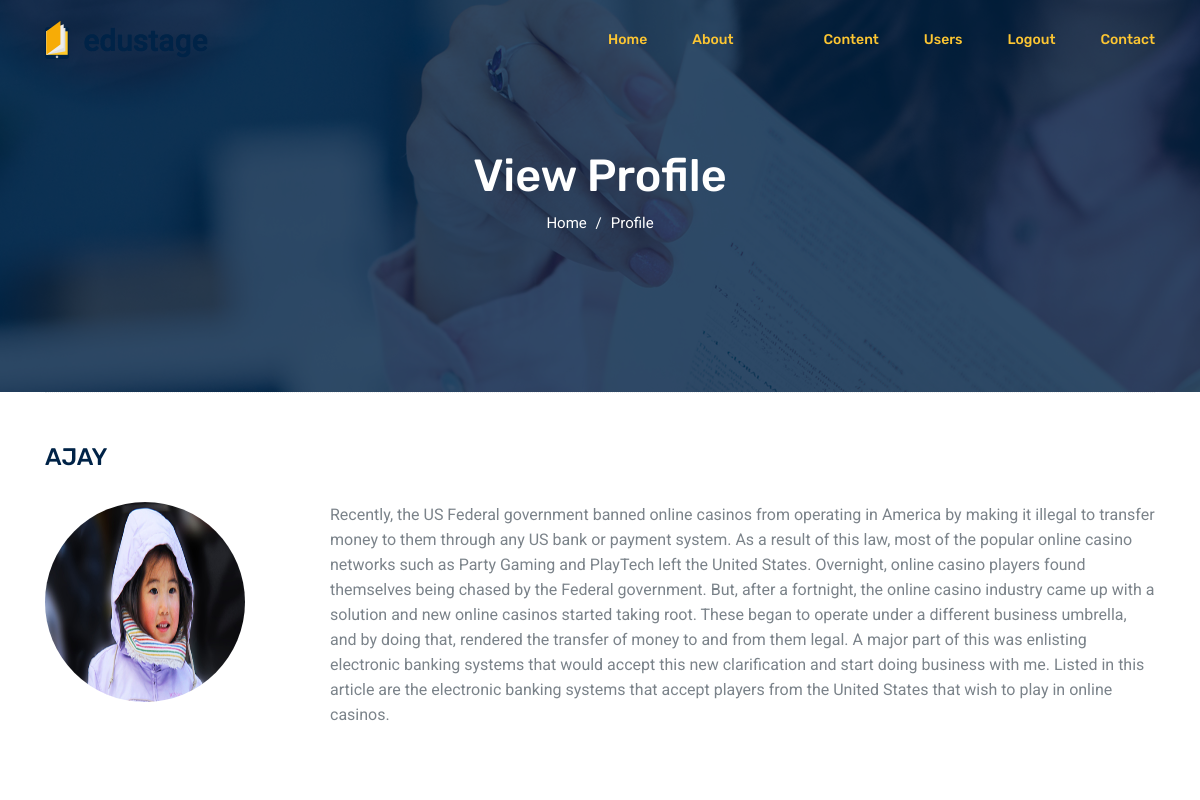
The app's page /view_profile.php?id=1 with its own data.
### tables this page shows
CREATE TABLE `user` (
  `id` int(1) NOT NULL,
  `user` int(1) NOT NULL DEFAULT '1',
  `name` varchar(50) NOT NULL,
  `l_name` varchar(50) NOT NULL,
  `email` varchar(50) NOT NULL,
  `password` varchar(20) NOT NULL,
  `phone` bigint(10) NOT NULL,
  `address` varchar(300) NOT NULL,
  `city` varchar(30) NOT NULL,
  `country` varchar(15) NOT NULL,
  `status` int(1) NOT NULL DEFAULT '0'
);

CREATE TABLE `user_img` (
  `id` int(11) NOT NULL,
  `user_id` int(11) NOT NULL,
  `user` int(11) NOT NULL DEFAULT '1',
  `img_name` varchar(50) NOT NULL
);

### view_profile.php (the view)
<?php
include("header.php");
include("head.php");
    $user_id = $_GET['id'];
    $get_user = mysql_query("SELECT * FROM `user` WHERE id='$user_id' ",$con);
    $show = mysql_fetch_array($get_user);
    $get_img = mysql_query("SELECT * FROM `user_img` WHERE user_id='$user_id' ",$con);
    $num_img = mysql_num_rows($get_img);
    $show_img = mysql_fetch_array($get_img);
?>
<body>
  <section class="banner_area">
    <div class="banner_inner d-flex align-items-center">
      <div class="overlay"></div>
      <div class="container">
        <div class="row justify-content-center">
          <div class="col-lg-6">
            <div class="banner_content text-center">
              <h2>View Profile</h2>
              <div class="page_link">
                <a href="index.html">Home</a>
                <a href="contact.html">Profile</a>
              </div>
            </div>
          </div>
        </div>
      </div>
    </div>
  </section>
<div class="container">
  <div class="section-top-border">
  		<h3 class="mb-30 title_color"><?=$show[2]; ?></h3>
  			<div class="row">
  				<div class="col-md-3">
            <?php
            if ($num_img == 0) {?>
            <img src="uploaded/user_img.png" alt="" class="img-fluid" style="border-radius:50%; width:200px; height:200px;">
            <?php
          }else {
            ?>
            <img src="uploaded/<?=$show_img[3]; ?>" alt="" class="img-fluid" style="border-radius:50%; width:200px; height:200px;">
            <?php
          } ?>
  				</div>
  			<div class="col-md-9 mt-sm-20 left-align-p">
  					<p>Recently, the US Federal government banned online casinos from operating in America by making it illegal to
  						transfer money to them through any US bank or payment system. As a result of this law, most of the popular
  						online casino networks such as Party Gaming and PlayTech left the United States. Overnight, online casino
  						players found themselves being chased by the Federal government. But, after a fortnight, the online casino
  						industry came up with a solution and new online casinos started taking root. These began to operate under a
  						different business umbrella, and by doing that, rendered the transfer of money to and from them legal. A major
  						part of this was enlisting electronic banking systems that would accept this new clarification and start doing
  						business with me. Listed in this article are the electronic banking systems that accept players from the United
  						States that wish to play in online casinos.</p>
  			</div>
  		</div>
   </div>
</div>
</body>
<?php
include("footer.php");
?>

### records on screen
user: name "AJAY"
user_img: img_name (picture)
